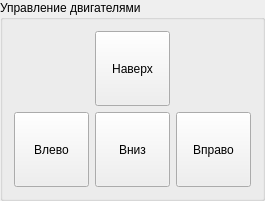
               <widget class="QGroupBox" name="groupBox_9">
                <property name="title">
                 <string>Управление двигателями</string>
                </property>
                <layout class="QVBoxLayout" name="verticalLayout_27">
                 <item>
                  <layout class="QVBoxLayout" name="verticalLayout_15">
                   <item>
                    <layout class="QHBoxLayout" name="horizontalLayout_29">
                     <item>
                      <widget class="QPushButton" name="pushButton_5">
                       <property name="minimumSize">
                        <size>
                         <width>75</width>
                         <height>75</height>
                        </size>
                       </property>
                       <property name="maximumSize">
                        <size>
                         <width>75</width>
                         <height>75</height>
                        </size>
                       </property>
                       <property name="text">
                        <string>Наверх</string>
                       </property>
                      </widget>
                     </item>
                    </layout>
                   </item>
                   <item>
                    <layout class="QHBoxLayout" name="horizontalLayout_26">
                     <item>
                      <widget class="QPushButton" name="pushButton_7">
                       <property name="sizePolicy">
                        <sizepolicy hsizetype="Preferred" vsizetype="Fixed">
                         <horstretch>0</horstretch>
                         <verstretch>0</verstretch>
                        </sizepolicy>
                       </property>
                       <property name="minimumSize">
                        <size>
                         <width>75</width>
                         <height>75</height>
                        </size>
                       </property>
                       <property name="maximumSize">
                        <size>
                         <width>75</width>
                         <height>75</height>
                        </size>
                       </property>
                       <property name="text">
                        <string>Влево</string>
                       </property>
                      </widget>
                     </item>
                     <item>
                      <widget class="QPushButton" name="pushButton_8">
                       <property name="sizePolicy">
                        <sizepolicy hsizetype="Preferred" vsizetype="Fixed">
                         <horstretch>0</horstretch>
                         <verstretch>0</verstretch>
                        </sizepolicy>
                       </property>
                       <property name="minimumSize">
                        <size>
                         <width>75</width>
                         <height>75</height>
                        </size>
                       </property>
                       <property name="maximumSize">
                        <size>
                         <width>75</width>
                         <height>75</height>
                        </size>
                       </property>
                       <property name="text">
                        <string>Вниз</string>
                       </property>
                      </widget>
                     </item>
                     <item>
                      <widget class="QPushButton" name="pushButton_9">
                       <property name="sizePolicy">
                        <sizepolicy hsizetype="Preferred" vsizetype="Fixed">
                         <horstretch>0</horstretch>
                         <verstretch>0</verstretch>
                        </sizepolicy>
                       </property>
                       <property name="minimumSize">
                        <size>
                         <width>75</width>
                         <height>75</height>
                        </size>
                       </property>
                       <property name="maximumSize">
                        <size>
                         <width>75</width>
                         <height>75</height>
                        </size>
                       </property>
                       <property name="text">
                        <string>Вправо</string>
                       </property>
                      </widget>
                     </item>
                    </layout>
                   </item>
                  </layout>
                 </item>
                </layout>
               </widget>
